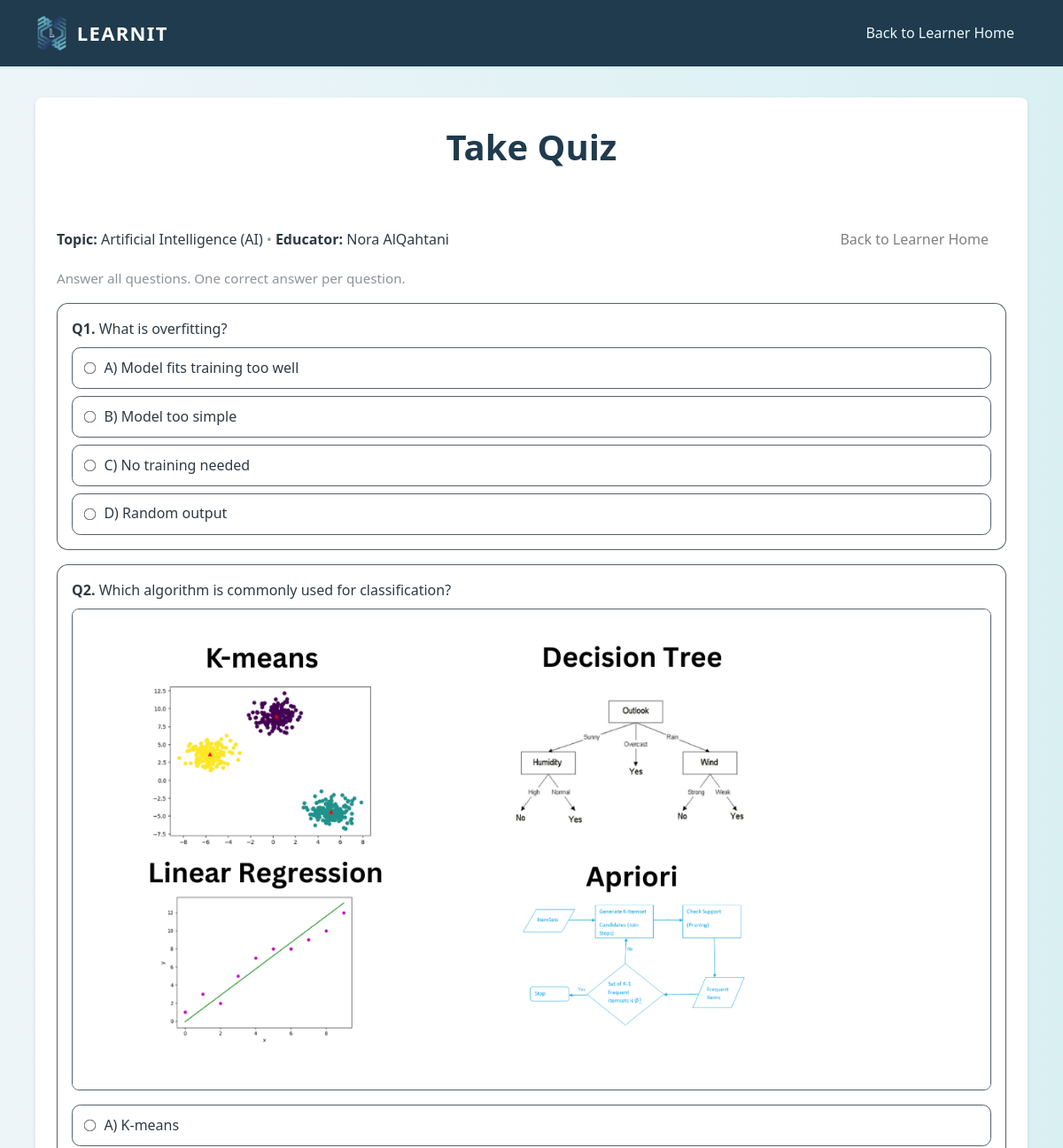
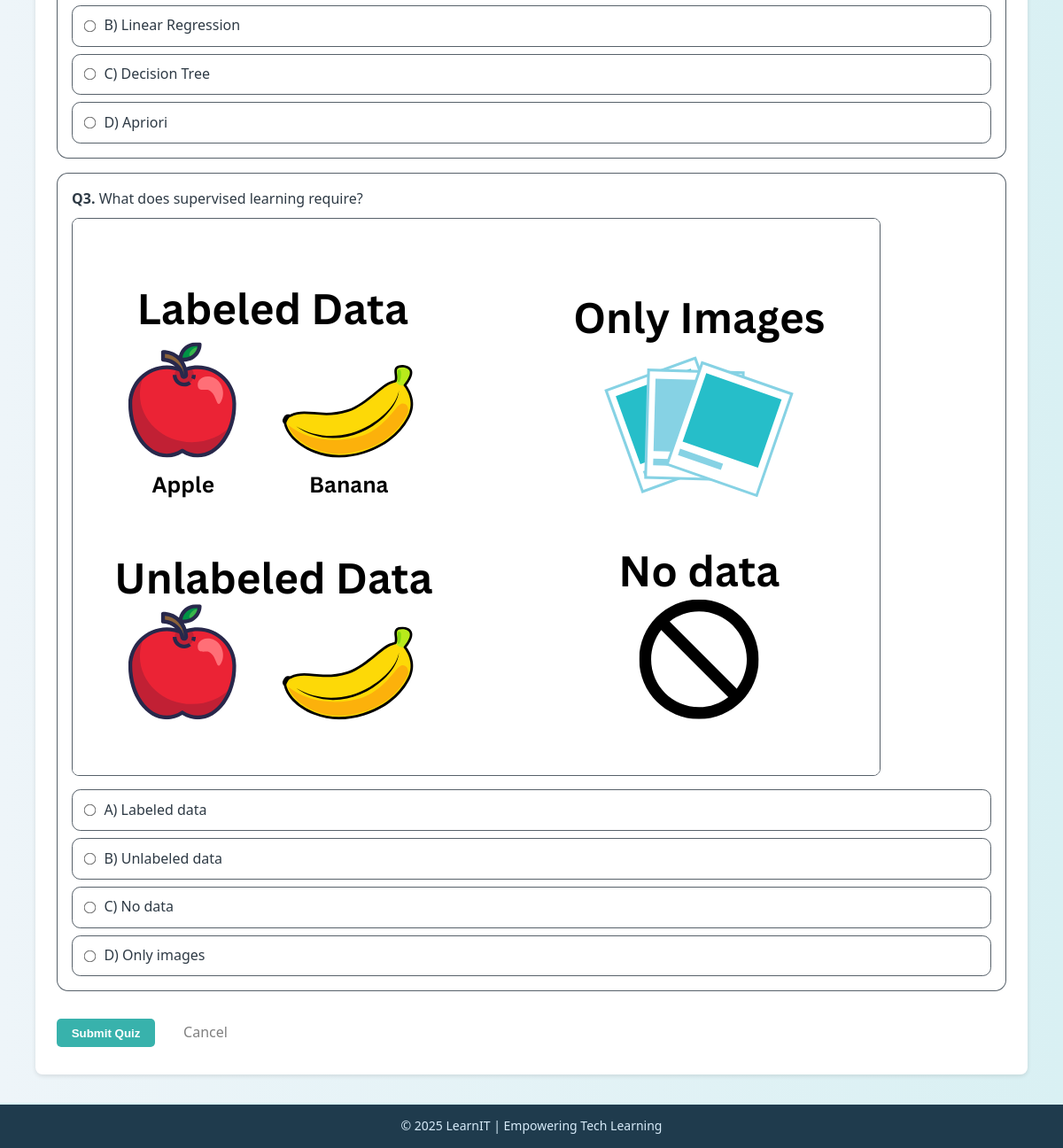
Page /take-quiz.php on the committed database (2 pictures, top to bottom).
### tables this page shows
CREATE TABLE `topic` (
  `id` int(11) NOT NULL,
  `topicName` varchar(120) NOT NULL
);

CREATE TABLE `quizquestion` (
  `id` int(11) NOT NULL,
  `quizID` int(11) NOT NULL,
  `question` text NOT NULL,
  `questionFigureFileName` varchar(200) DEFAULT NULL,
  `answerA` varchar(300) NOT NULL,
  `answerB` varchar(300) NOT NULL,
  `answerC` varchar(300) NOT NULL,
  `answerD` varchar(300) NOT NULL,
  `correctAnswer` enum('A','B','C','D') NOT NULL
);

### take-quiz.php (the view, shortened to what this page needs)
<?php
$conn = mysqli_connect("localhost", "root", "root", "dblearnit");
mysqli_set_charset($conn, "utf8mb4");
$quizID = isset($_GET['quizID']) ? (int)$_GET['quizID'] : 1;
$meta = [
  'topicName' => '—',
  'educatorName' => '—'
];
$mres = mysqli_query($conn, "
  SELECT t.topicName, CONCAT(u.firstName, ' ', u.lastName) AS educatorName
  FROM quiz q
  JOIN topic t ON t.id = q.topicID
  JOIN user  u ON u.id = q.educatorID
  WHERE q.id = {$quizID} LIMIT 1
");
if ($mres && mysqli_num_rows($mres)) {
  $meta = mysqli_fetch_assoc($mres);
}
$qres = mysqli_query($conn, "
  SELECT id, question, questionFigureFileName, answerA, answerB, answerC, answerD
  FROM quizquestion
  WHERE quizID = {$quizID}
  ORDER BY RAND()
  LIMIT 5
");
$questions = [];
if ($qres) {
  while ($r = mysqli_fetch_assoc($qres)) $questions[] = $r;
}
?>
<!DOCTYPE html>
<html lang="en">
<head>
  <link rel="stylesheet" href="style.css"/>
</head>
<body>
  <header>
    <div class="logo">
      <img src="images/logo.png" alt="LearnIT Logo"/>
      <h1>LEARNIT</h1>
    </div>
    <nav>
      <a href="learner.php">Back to Learner Home</a>
    </nav>
  </header>
  <main class="quiz-scope">
    <div class="card-container">
      <section class="q-panel">
        <h2>Take Quiz</h2>
        <div class="q-inline" style="justify-content:space-between;">
          <div>
            <strong>Topic:</strong> <?php echo htmlspecialchars($meta['topicName']); ?>
            <span class="q-muted">•</span>
            <strong>Educator:</strong> <?php echo htmlspecialchars($meta['educatorName']); ?>
          </div>
          <div class="q-inline">
            <a class="takeHome" href="learner.php">Back to Learner Home</a>
          </div>
        </div>
        <p class="q-muted" style="margin-top:0.5rem;">Answer all questions. One correct answer per question.</p>
        <?php if (!$questions): ?>
          <p style="margin-top:1rem;">This quiz has no questions yet.</p>
        <?php else: ?>
          <form action="quiz-result.php" method="post">
            <?php $i=1; foreach($questions as $q): ?>
              <article class="q-card">
                <div class="q-head">
                  <div><strong>Q<?php echo $i++; ?>.</strong> <?php echo htmlspecialchars($q['question']); ?></div>
                </div>
                <?php if (!empty($q['questionFigureFileName'])): ?>
                  <div class="q-figure">
                    <img src="uploads/<?php echo htmlspecialchars($q['questionFigureFileName']); ?>" alt="">
                  </div>
                <?php endif; ?>
                <div class="q-answers">
                  <label class="q-option">
                    <input type="radio" name="answer[<?php echo (int)$q['id']; ?>]" value="A" required>
                    A) <?php echo htmlspecialchars($q['answerA']); ?>
                  </label>
                  <label class="q-option">
                    <input type="radio" name="answer[<?php echo (int)$q['id']; ?>]" value="B">
                    B) <?php echo htmlspecialchars($q['answerB']); ?>
                  </label>
                  <label class="q-option">
                    <input type="radio" name="answer[<?php echo (int)$q['id']; ?>]" value="C">
                    C) <?php echo htmlspecialchars($q['answerC']); ?>
                  </label>
                  <label class="q-option">
                    <input type="radio" name="answer[<?php echo (int)$q['id']; ?>]" value="D">
                    D) <?php echo htmlspecialchars($q['answerD']); ?>
                  </label>
                </div>
              </article>
            <?php endforeach; ?>
            <div class="q-actions">
              <button class="submit" type="submit">Submit Quiz</button>
              <a class="takeHome" href="learner.php">Cancel</a>
            </div>
          </form>
        <?php endif; ?>
      </section>
    </div>
  </main>
  <footer>
    <p>&copy; 2025 LearnIT | Empowering Tech Learning</p>
  </footer>
</body>
</html>

### style.css (style rules this page uses)
* { margin: 0; padding: 0; box-sizing: border-box; }
body { font-family: 'Segoe UI', Tahoma, Geneva, Verdana, sans-serif; background: linear-gradient(to right, #eef5f9, #d9f0f3); color: #2e3a45; min-height: 100vh; display: flex; flex-direction: column; line-height: 1.6; }
header { background: #1f3b4d; display: flex; justify-content: space-between; align-items: center; padding: 0.938em 2.5em; border-bottom: 0.188em solid #d9f0f3; color: #fff; }
header .logo { display: flex; align-items: center; }
header .logo img { height: 2.812em; margin-right: 0.625em; }
header .logo h1 { font-size: 1.375em; letter-spacing: 0.062em; }
header nav a { margin: 0 0.938em; text-decoration: none; color: #eaf6fb; font-weight: 500; transition: color 0.3s; }
h2 { color: #1f3b4d; margin-bottom: 1.25em; }
footer { background: #1f3b4d; text-align: center; padding: 0.938em; border-top: 0.188em solid #d9f0f3; font-size: 0.875em; color: #d6eaf8; }
button, .btn { background: #5dade2; border: none; padding: 0.625em 1.25em; border-radius: 0.375em; color: #fff; font-weight: bold; cursor: pointer; transition: background 0.3s, transform 0.2s; text-decoration: none; }
.submit { background: #38B2AC; }
.takeHome { padding: 0.625em 1.25em; color: gray; text-decoration: none; border: none; border-radius: 0.312em; text-align: center; }
.card-container { width: 70rem; margin: 2em auto; padding: 1.5em; background-color: #ffffff; border-radius: 0.5em; box-shadow: 0 0.125em 0.3125em rgba(0,0,0,0.1); }

### take-quiz.php (style rules this page uses)
.quiz-scope { --qz-gap-1: 0.5rem; --qz-gap-2: 1rem; --qz-gap-3: 1.5rem; --qz-gap-4: 2rem; --qz-radius: 0.8rem; --qz-input-h: 2.75rem; --qz-text: inherit; --qz-muted: color-mix(in oklab, currentColor 55%, transparent); --qz-accent: currentColor; --qz-panel-bg: var(--surface-1, #ffffff); --qz-panel-bd: color-mix(in oklab, currentColor 85%, transparent); --qz-input-bg: var(--surface-2, #ffffff); --qz-input-bd: color-mix(in oklab, currentColor 80%, transparent); --qz-ok-bd: color-mix(in oklab, #22c55e 40%, transparent); --qz-ok-bg: color-mix(in oklab, #22c55e 12%, transparent); }
.quiz-scope h2 { text-align: center; font-size:2.5rem; }
.quiz-scope .q-muted { color: var(--qz-muted); font-size: 0.95rem; }
.q-inline { display:flex; gap:0.75rem; align-items:center; flex-wrap:wrap; }
.q-card { border: 0.08rem solid var(--qz-input-bd); border-radius: var(--qz-radius); padding: var(--qz-gap-2); margin: var(--qz-gap-2) 0; background: var(--qz-panel-bg); }
.q-head { display:flex; justify-content:space-between; align-items:center; gap:var(--qz-gap-2); margin-bottom:0.5rem; }
.q-figure { margin: 0.5rem 0; }
.q-figure img { max-width:100%; height:auto; border-radius: 0.5rem; border: 0.08rem solid var(--qz-input-bd); }
.q-answers { display:grid; gap:0.5rem; margin-top:0.5rem; }
.q-option { display:flex; align-items:center; gap:0.6rem; border: 0.08rem solid var(--qz-input-bd); border-radius: 0.6rem; padding: 0.6rem 0.8rem; }
.q-option input[type="radio"] { transform: scale(1.05); }
.q-actions { display:flex; gap:0.75rem; align-items:center; margin-top: var(--qz-gap-3); }

### rows in the picture
topic: topicName "Artificial Intelligence (AI)"
quizquestion: question "What is overfitting?", answerA "Model fits training too well", answerB "Model too simple", answerC "No training needed", answerD "Random output"
quizquestion: question "Which algorithm is commonly used for classification?", questionFigureFileName (picture), answerA "K-means", answerB "Linear Regression", answerC "Decision Tree", answerD "Apriori"
quizquestion: question "What does supervised learning require?", questionFigureFileName (picture), answerA "Labeled data", answerB "Unlabeled data", answerC "No data", answerD "Only images"

### other values in the picture
$meta['educatorName'] "Nora AlQahtani"
